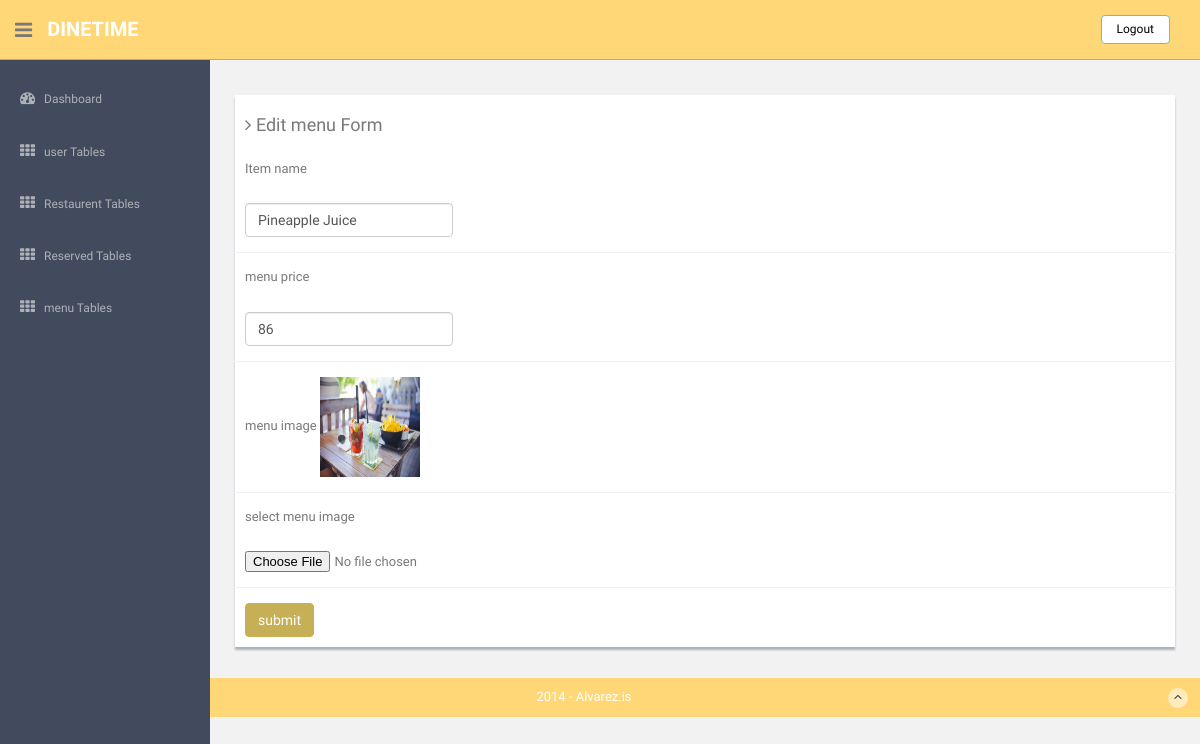
/admin/edit_menu.php?id=1 (signed in), run on the app's committed database.
### tables this page shows
CREATE TABLE `menu` (
  `m_id` int(10) NOT NULL,
  `d_type` varchar(20) NOT NULL,
  `mname` varchar(50) NOT NULL,
  `mimage` varchar(30) NOT NULL,
  `price` int(10) NOT NULL
);

### admin/edit_menu.php (the view, shortened to what this page needs)
<!DOCTYPE html>
<html lang="en">
  <head>
    <link href="assets/css/bootstrap.css" rel="stylesheet">
    <link href="assets/font-awesome/css/font-awesome.css" rel="stylesheet" />
    <link rel="stylesheet" type="text/css" href="assets/js/bootstrap-datepicker/css/datepicker.css" />
    <link rel="stylesheet" type="text/css" href="assets/js/bootstrap-daterangepicker/daterangepicker.css" />
    <link href="assets/css/style.css" rel="stylesheet">
    <link href="assets/css/style-responsive.css" rel="stylesheet">
  </head>
  <body>
  <section id="container" >
      <header class="header black-bg">
              <div class="sidebar-toggle-box">
                  <div class="fa fa-bars tooltips" data-placement="right" data-original-title="Toggle Navigation"></div>
              </div>
            <a href="index.php" class="logo"><b>DineTime</b></a>
            <div class="top-menu">
            	<ul class="nav pull-right top-menu">
                    <li><a class="logout" href="logout.php">Logout</a></li>
            	</ul>
            </div>
        </header>
       <?php include("aside.php"); ?>
      <section id="main-content">
          <section class="wrapper">
          	<div class="row mt">
          		<div class="col-lg-12">
          			<div class="form-panel">
                  	  <h4 class="mb"><i class="fa fa-angle-right"></i>  Edit menu Form</h4>
                     <?php
              include("conn.php");
              $id=$_GET['id'];
              $sql="select * from menu where m_id=$id";
              $result=mysql_query($sql,$conn);
              $row=mysql_fetch_array($result);
        ?>
    <form action="edit_menu_proc.php" class="form-horizontal style-form" method="POST" enctype="multipart/form-data">
                          <div class="form-group">
                                    <div class="col-sm-3">
                                <label class="mb"></i> Item name</label>
                        <input type="text" name="mname" value="<?php echo $row['mname'];?>" class="form-control" id="exampleInputEmail2" >
                            </div>
                          </div>
                                <div class="form-group">
                                   <div class="col-sm-3">
                                <label class="mb"></i> menu price</label>
                              <input type="text" name="mprice" value="<?php echo $row['price'];?>" class="form-control" id="exampleInputEmail2" >
                          </div></div>
                          <div class="form-group">
                             <div class="col-sm-3">
                                <label class="mb"></i> menu image</label>
                              <img src="../img/<?php echo $row["mimage"]; ?> " alt="" height="100" width="100"></img>
                          </div></div>
                                <div class="form-group">
                                   <div class="col-sm-3">
                                <label class="mb"></i> select menu image</label>
                              <input type="file" name="file"  id="exampleInputEmail2" >
                          </div></div>
                          <button type="submit" class="btn btn-theme">submit</button>
                      </form>
          			</div>
          		</div>
          	</div>
          </section>
        </section>
      <footer class="site-footer">
          <div class="text-center">
              2014 - Alvarez.is
              <a href="form_component.php#" class="go-top">
                  <i class="fa fa-angle-up"></i>
              </a>
          </div>
      </footer>
  </section>
  </body>
</html>

### admin/assets/css/style.css (style rules this page uses)
body { color: #797979; background: #f2f2f2; font-family: 'Ruda', sans-serif; padding: 0px !important; margin: 0px !important; font-size:13px; }
ul li { list-style: none; }
a, a:hover, a:focus { text-decoration: none; outline: none; }
#container { width: 100%; height: 100%; }
.btn-theme { color: #fff; background-color: #c7af55; border-color: #c7af55; }
.mt { margin-top: 25px; }
.mb { margin-bottom: 25px; }
ul.top-menu > li > .logout { color: #000; font-size: 12px; border-radius: 4px; -webkit-border-radius: 4px; border: 1px solid #64c3c2 !important; padding: 5px 15px; margin-right: 15px; background: #fff; margin-top: 15px; }
#main-content { margin-left: 210px; }
.header, .footer { min-height: 60px; padding: 0 15px; }
.header { position: fixed; left: 0; right: 0; z-index: 1002; }
.black-bg { background: #ffd777; border-bottom: 1px solid #c9aa5f; }
.wrapper { display: inline-block; margin-top: 60px; padding-left: 15px; padding-right: 15px; padding-bottom: 15px; padding-top: 0px; width: 100%; }
a.logo { font-size: 20px; color: #ffffff; float: left; margin-top: 15px; text-transform: uppercase; }
a.logo b { font-weight: 900; }
#top_menu .nav > li, ul.top-menu > li { float: left; }
ul.top-menu > li > a { color: #666666; font-size: 16px; border-radius: 4px; -webkit-border-radius: 4px; border:1px solid #666666 !important; padding: 2px 6px; margin-right: 15px; }
.sidebar-toggle-box { float: left; padding-right: 15px; margin-top: 20px; }
.sidebar-toggle-box .fa-bars { cursor: pointer; display: inline-block; font-size: 20px; }
.form-panel { background: #ffffff; margin: 10px; padding: 10px; box-shadow: 0px 3px 2px #aab2bd; text-align: left; }
label { font-weight: 400; }
.form-horizontal.style-form .form-group { border-bottom: 1px solid #eff2f7; padding-bottom: 15px; margin-bottom: 15px; }
.site-footer { background: #ffd777; color: #fff; padding: 10px 0; }
.go-top { margin-right: 1%; float: right; background: rgba(255,255,255,.5); width: 20px; height: 20px; border-radius: 50%; -webkit-border-radius: 50%; }
.go-top i { color: #2A3542; }

### data on the page
menu: mname "Pineapple Juice", mprice "86", mimage (picture)
